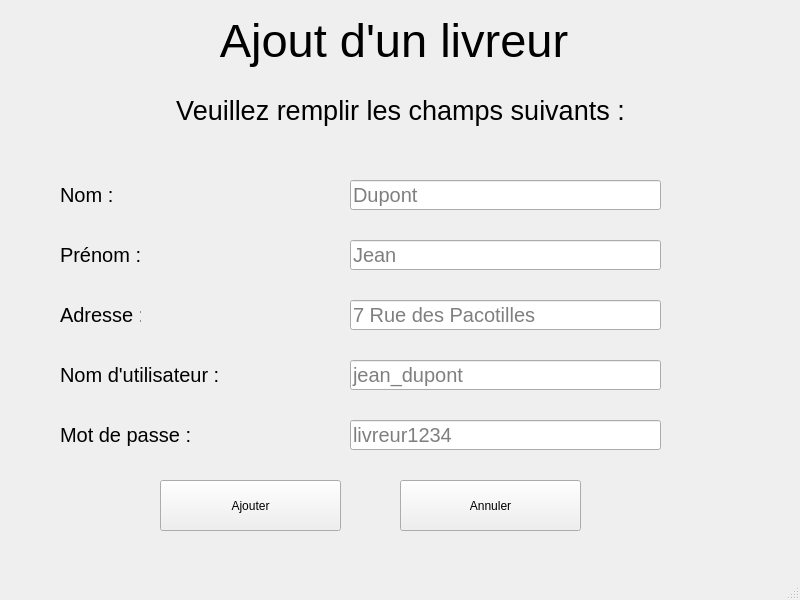
<?xml version="1.0" encoding="UTF-8"?>
<ui version="4.0">
 <class>ajoutlivreur</class>
 <widget class="QMainWindow" name="ajoutlivreur">
  <property name="geometry">
   <rect>
    <x>0</x>
    <y>0</y>
    <width>800</width>
    <height>600</height>
   </rect>
  </property>
  <property name="windowTitle">
   <string>MainWindow</string>
  </property>
  <widget class="QWidget" name="centralwidget">
   <widget class="QLabel" name="label">
    <property name="geometry">
     <rect>
      <x>10</x>
      <y>10</y>
      <width>781</width>
      <height>61</height>
     </rect>
    </property>
    <property name="font">
     <font>
      <pointsize>35</pointsize>
     </font>
    </property>
    <property name="text">
     <string>Ajout d'un livreur </string>
    </property>
    <property name="alignment">
     <set>Qt::AlignmentFlag::AlignCenter</set>
    </property>
   </widget>
   <widget class="QLabel" name="label_2">
    <property name="geometry">
     <rect>
      <x>10</x>
      <y>80</y>
      <width>781</width>
      <height>61</height>
     </rect>
    </property>
    <property name="font">
     <font>
      <pointsize>20</pointsize>
     </font>
    </property>
    <property name="text">
     <string>Veuillez remplir les champs suivants :</string>
    </property>
    <property name="alignment">
     <set>Qt::AlignmentFlag::AlignCenter</set>
    </property>
   </widget>
   <widget class="QLabel" name="label_3">
    <property name="geometry">
     <rect>
      <x>60</x>
      <y>180</y>
      <width>81</width>
      <height>30</height>
     </rect>
    </property>
    <property name="font">
     <font>
      <pointsize>15</pointsize>
     </font>
    </property>
    <property name="text">
     <string>Nom :</string>
    </property>
   </widget>
   <widget class="QLabel" name="label_4">
    <property name="geometry">
     <rect>
      <x>60</x>
      <y>240</y>
      <width>81</width>
      <height>30</height>
     </rect>
    </property>
    <property name="font">
     <font>
      <pointsize>15</pointsize>
     </font>
    </property>
    <property name="text">
     <string>Prénom : </string>
    </property>
   </widget>
   <widget class="QLabel" name="label_5">
    <property name="geometry">
     <rect>
      <x>60</x>
      <y>300</y>
      <width>81</width>
      <height>30</height>
     </rect>
    </property>
    <property name="font">
     <font>
      <pointsize>15</pointsize>
     </font>
    </property>
    <property name="text">
     <string>Adresse :</string>
    </property>
   </widget>
   <widget class="QLabel" name="label_6">
    <property name="geometry">
     <rect>
      <x>60</x>
      <y>360</y>
      <width>281</width>
      <height>30</height>
     </rect>
    </property>
    <property name="font">
     <font>
      <pointsize>15</pointsize>
     </font>
    </property>
    <property name="text">
     <string>Nom d'utilisateur :</string>
    </property>
   </widget>
   <widget class="QLabel" name="label_7">
    <property name="geometry">
     <rect>
      <x>60</x>
      <y>420</y>
      <width>251</width>
      <height>30</height>
     </rect>
    </property>
    <property name="font">
     <font>
      <pointsize>15</pointsize>
     </font>
    </property>
    <property name="text">
     <string>Mot de passe :</string>
    </property>
   </widget>
   <widget class="QLineEdit" name="lineEdit_nom">
    <property name="geometry">
     <rect>
      <x>350</x>
      <y>180</y>
      <width>311</width>
      <height>30</height>
     </rect>
    </property>
    <property name="font">
     <font>
      <pointsize>15</pointsize>
     </font>
    </property>
    <property name="text">
     <string/>
    </property>
    <property name="placeholderText">
     <string>Dupont</string>
    </property>
   </widget>
   <widget class="QLineEdit" name="lineEdit_prenom">
    <property name="geometry">
     <rect>
      <x>350</x>
      <y>240</y>
      <width>311</width>
      <height>30</height>
     </rect>
    </property>
    <property name="font">
     <font>
      <pointsize>15</pointsize>
     </font>
    </property>
    <property name="text">
     <string/>
    </property>
    <property name="placeholderText">
     <string>Jean</string>
    </property>
   </widget>
   <widget class="QLineEdit" name="lineEdit_adresse">
    <property name="geometry">
     <rect>
      <x>350</x>
      <y>300</y>
      <width>311</width>
      <height>30</height>
     </rect>
    </property>
    <property name="font">
     <font>
      <pointsize>15</pointsize>
     </font>
    </property>
    <property name="text">
     <string/>
    </property>
    <property name="placeholderText">
     <string>7 Rue des Pacotilles</string>
    </property>
   </widget>
   <widget class="QLineEdit" name="lineEdit_username">
    <property name="geometry">
     <rect>
      <x>350</x>
      <y>360</y>
      <width>311</width>
      <height>30</height>
     </rect>
    </property>
    <property name="font">
     <font>
      <pointsize>15</pointsize>
     </font>
    </property>
    <property name="text">
     <string/>
    </property>
    <property name="placeholderText">
     <string>jean_dupont</string>
    </property>
   </widget>
   <widget class="QLineEdit" name="lineEdit_password">
    <property name="geometry">
     <rect>
      <x>350</x>
      <y>420</y>
      <width>311</width>
      <height>30</height>
     </rect>
    </property>
    <property name="font">
     <font>
      <pointsize>15</pointsize>
     </font>
    </property>
    <property name="text">
     <string/>
    </property>
    <property name="placeholderText">
     <string>livreur1234</string>
    </property>
   </widget>
   <widget class="QPushButton" name="pushButton_ajouter">
    <property name="geometry">
     <rect>
      <x>160</x>
      <y>480</y>
      <width>181</width>
      <height>51</height>
     </rect>
    </property>
    <property name="text">
     <string>Ajouter</string>
    </property>
   </widget>
   <widget class="QPushButton" name="pushButton_annuler">
    <property name="geometry">
     <rect>
      <x>400</x>
      <y>480</y>
      <width>181</width>
      <height>51</height>
     </rect>
    </property>
    <property name="text">
     <string>Annuler</string>
    </property>
   </widget>
  </widget>
  <widget class="QMenuBar" name="menubar">
   <property name="geometry">
    <rect>
     <x>0</x>
     <y>0</y>
     <width>800</width>
     <height>22</height>
    </rect>
   </property>
  </widget>
  <widget class="QStatusBar" name="statusbar"/>
 </widget>
 <resources/>
 <connections/>
</ui>
